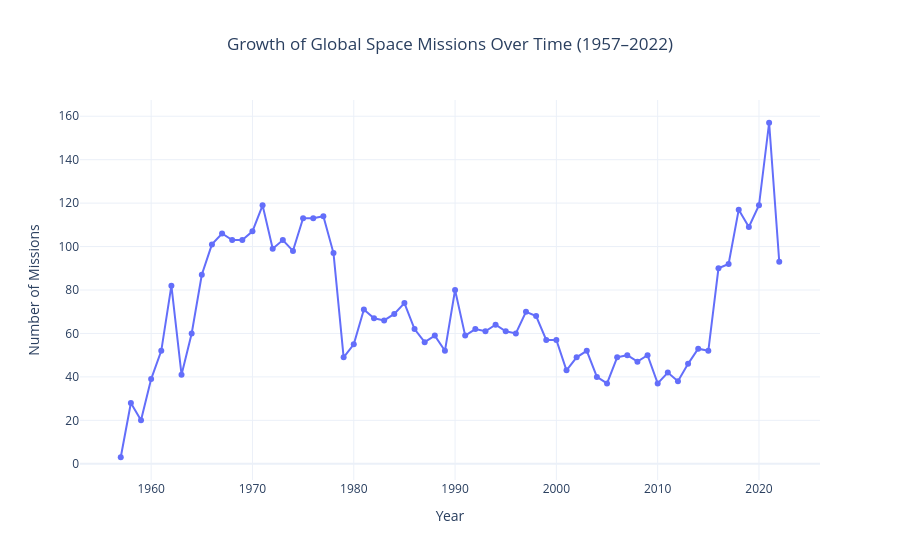

Here is the notebook cell this chart was saved with:
### Code cell
fig = px.line(
    missions_per_year,
    x="Year",
    y="Number of Missions",
    title="Growth of Global Space Missions Over Time (1957–2022)",
    markers=True
)

fig.update_layout(
    template="plotly_white",
    title_x=0.5,
    xaxis_title="Year",
    yaxis_title="Number of Missions"
)

fig.show()

### Figure 1 — Plotly figure (JSON) as saved in the notebook; plotly's stock layout.template omitted (floating-point values rounded to 4 significant figures)
{"data": [{"hovertemplate": "Year=%{x}<br>Number of Missions=%{y}<extra></extra>", "legendgroup": "", "line": {"color": "#636efa", "dash": "solid"}, "marker": {"symbol": "circle"}, "mode": "lines+markers", "name": "", "orientation": "v", "showlegend": false, "type": "scatter", "x": [1957, 1958, 1959, 1960, 1961, 1962, 1963, 1964, 1965, 1966, 1967, 1968, 1969, 1970, 1971, 1972, 1973, 1974, 1975, 1976, 1977, 1978, 1979, 1980, 1981, 1982, 1983, 1984, 1985, 1986, 1987, 1988, 1989, 1990, 1991, 1992, 1993, 1994, 1995, 1996, 1997, 1998, 1999, 2000, 2001, 2002, 2003, 2004, 2005, 2006, 2007, 2008, 2009, 2010, 2011, 2012, 2013, 2014, 2015, 2016, 2017, 2018, 2019, 2020, 2021, 2022], "xaxis": "x", "y": [3, 28, 20, 39, 52, 82, 41, 60, 87, 101, 106, 103, 103, 107, 119, 99, 103, 98, 113, 113, 114, 97, 49, 55, 71, 67, 66, 69, 74, 62, 56, 59, 52, 80, 59, 62, 61, 64, 61, 60, 70, 68, 57, 57, 43, 49, 52, 40, 37, 49, 50, 47, 50, 37, 42, 38, 46, 53, 52, 90, 92, 117, 109, 119, 157, 93], "yaxis": "y"}], "layout": {"legend": {"tracegroupgap": 0}, "title": {"text": "Growth of Global Space Missions Over Time (1957–2022)", "x": 0.5}, "xaxis": {"anchor": "y", "domain": [0, 1], "title": {"text": "Year"}}, "yaxis": {"anchor": "x", "domain": [0, 1], "title": {"text": "Number of Missions"}}}}
